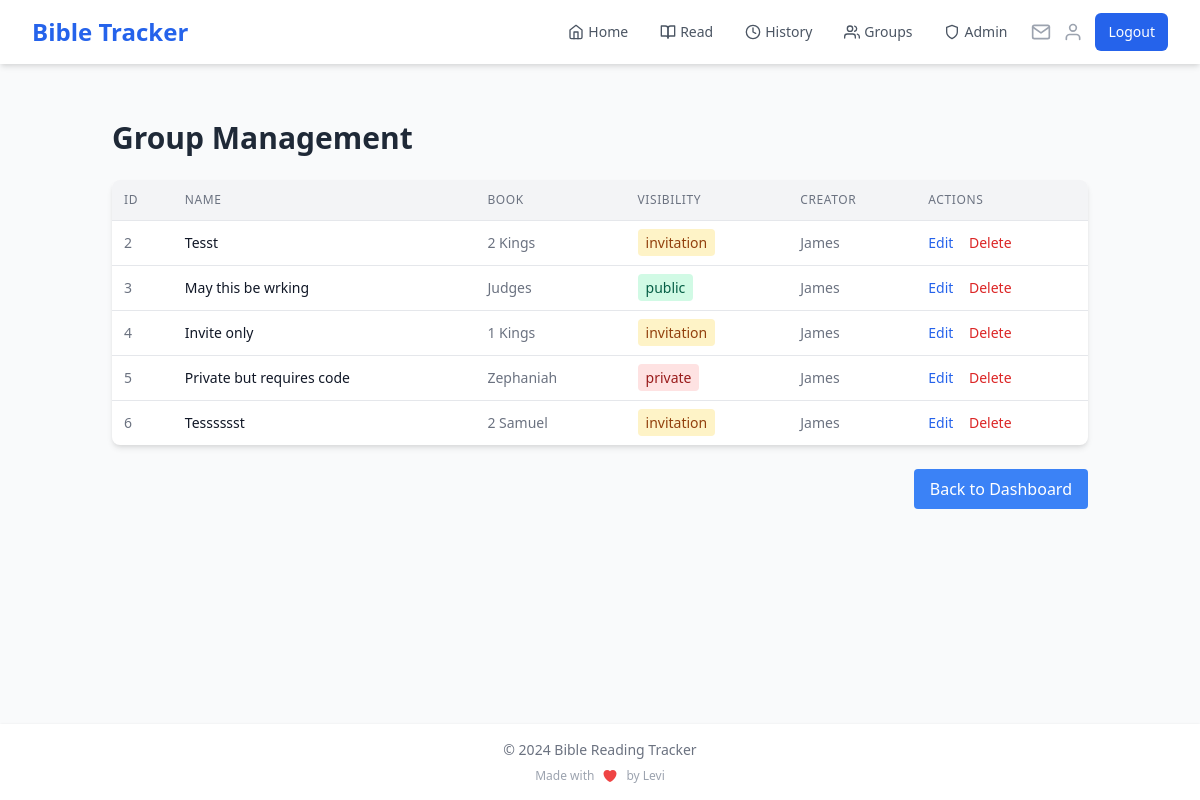
The page /admin/groups (signed in) on the database as committed earlier.
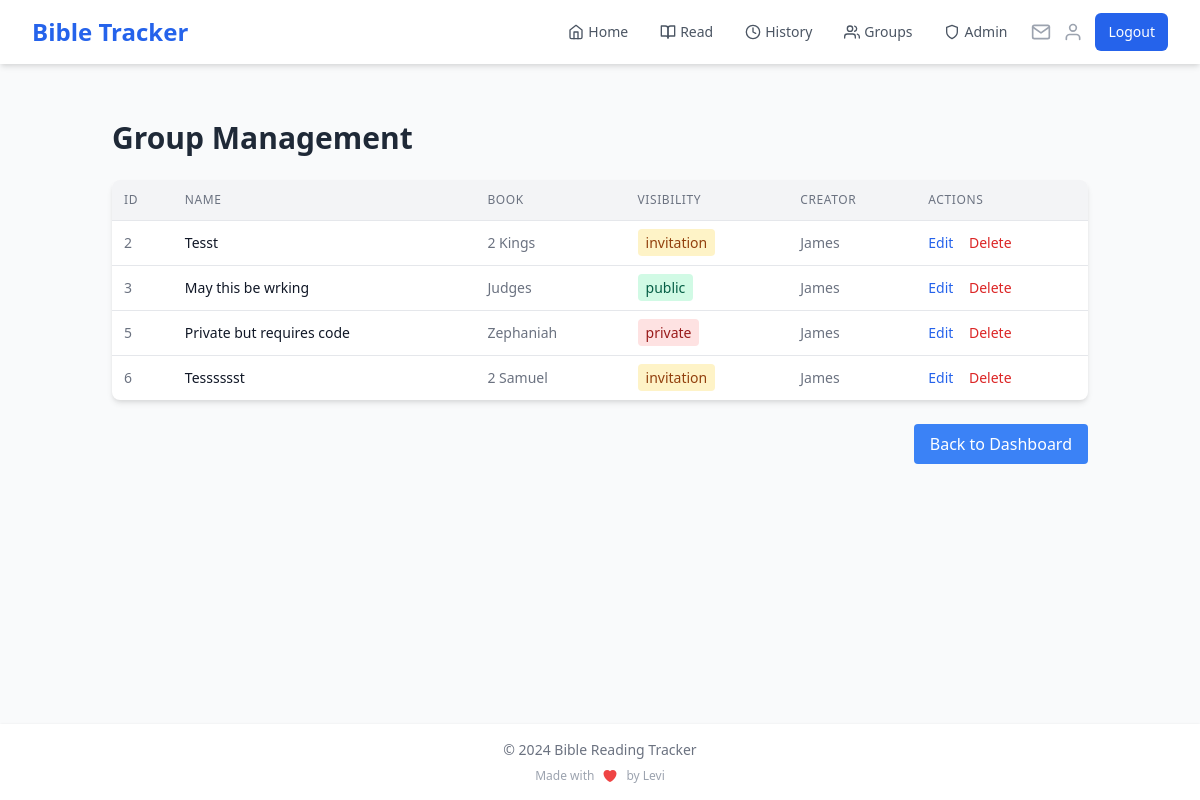
The same page on the database as committed later.
### app.py (models this page shows)
class ReadingGroup(db.Model):
    id = db.Column(db.Integer, primary_key=True)
    name = db.Column(db.String(100), nullable=False)
    description = db.Column(db.Text)
    created_at = db.Column(db.DateTime, default=datetime.utcnow)
    book = db.Column(db.String(50), nullable=False)
    current_chapter = db.Column(db.Integer, default=1)
    target_completion_date = db.Column(db.DateTime)
    creator_id = db.Column(db.Integer, db.ForeignKey('user.id'), nullable=False)
    visibility = db.Column(db.String(20), default='public')
    access_code = db.Column(db.String(20))
    members = db.relationship('GroupMember', backref='reading_group', lazy='joined')
    readings = db.relationship('GroupReading', backref='reading_group', lazy='dynamic')
    invitations = db.relationship('GroupInvitation', backref='reading_group', lazy='dynamic')

class User(UserMixin, db.Model):
    id = db.Column(db.Integer, primary_key=True)
    name = db.Column(db.String(100), nullable=False)
    email = db.Column(db.String(120), unique=True, nullable=False, index=True)
    password_hash = db.Column(db.String(200), nullable=False)
    streak = db.Column(db.Integer, default=0)
    last_read_date = db.Column(db.DateTime, index=True)
    readings = db.relationship('Reading', backref='user', lazy='dynamic')
    preferred_version = db.Column(db.String(10), default='KJV')
    created_groups = db.relationship('ReadingGroup', backref='creator', lazy='dynamic')
    group_memberships = db.relationship('GroupMember', backref='user', lazy='dynamic')

### app.py (the view)
@app.route('/admin/groups')
@login_required
@admin_required
def admin_groups():
    page = request.args.get('page', 1, type=int)
    per_page = 20
    groups = ReadingGroup.query.paginate(page=page, per_page=per_page, error_out=False)
    return render_template('admin/groups.html', groups=groups)

### app.py (called while the page is built)
@login_manager.user_loader
def load_user(user_id):
    if 'user_id' in session:
        return User.query.get(int(session['user_id']))
    return None

@app.context_processor
def inject_user_name():
    if current_user.is_authenticated:
        return dict(user_name=current_user.name)
    return dict(user_name='Guest')

@app.context_processor
def inject_invitation_count():
    if current_user.is_authenticated:
        invitation_count = GroupInvitation.query.filter(
            GroupInvitation.email == current_user.email,
            GroupInvitation.used == False,
            GroupInvitation.expires_at > datetime.utcnow()
        ).count()
        return dict(invitation_count=invitation_count)
    return dict(invitation_count=0)

def admin_required(f):
    @wraps(f)
    def decorated_function(*args, **kwargs):
        if not current_user.is_authenticated or current_user.email.lower() != 'mukuhalevi@gmail.com'.lower():
            flash('You do not have permission to access the admin panel.')
            return redirect(url_for('home'))
        return f(*args, **kwargs)
    return decorated_function

### templates/admin/groups.html (shortened to what this page needs)
{% extends "base.html" %}
{% block content %}
<div class="container mx-auto p-6">
    <h1 class="text-3xl font-bold mb-6 text-gray-800">Group Management</h1>
    <div class="bg-white shadow-md rounded-lg overflow-hidden">
        <table class="w-full">
            <thead class="bg-gray-100 border-b">
                <tr>
                    <th class="p-3 text-left text-xs font-medium text-gray-500 uppercase tracking-wider">ID</th>
                    <th class="p-3 text-left text-xs font-medium text-gray-500 uppercase tracking-wider">Name</th>
                    <th class="p-3 text-left text-xs font-medium text-gray-500 uppercase tracking-wider">Book</th>
                    <th class="p-3 text-left text-xs font-medium text-gray-500 uppercase tracking-wider">Visibility</th>
                    <th class="p-3 text-left text-xs font-medium text-gray-500 uppercase tracking-wider">Creator</th>
                    <th class="p-3 text-left text-xs font-medium text-gray-500 uppercase tracking-wider">Actions</th>
                </tr>
            </thead>
            <tbody class="divide-y divide-gray-200">
                {% for group in groups.items %}
                <tr class="hover:bg-gray-50">
                    <td class="p-3 whitespace-nowrap text-sm text-gray-500">{{ group.id }}</td>
                    <td class="p-3 whitespace-nowrap text-sm font-medium text-gray-900">{{ group.name }}</td>
                    <td class="p-3 whitespace-nowrap text-sm text-gray-500">{{ group.book }}</td>
                    <td class="p-3 whitespace-nowrap text-sm text-gray-500">
                        <span class="px-2 py-1 rounded
                            {% if group.visibility == 'public' %}bg-green-100 text-green-800
                            {% elif group.visibility == 'private' %}bg-red-100 text-red-800
                            {% else %}bg-yellow-100 text-yellow-800{% endif %}
                        ">
                            {{ group.visibility }}
                        </span>
                    </td>
                    <td class="p-3 whitespace-nowrap text-sm text-gray-500">{{ group.creator.name }}</td>
                    <td class="p-3 whitespace-nowrap text-sm font-medium">
                        <a href="{{ url_for('admin_edit_group', group_id=group.id) }}" class="text-blue-600 hover:text-blue-900 mr-3">Edit</a>
                        <form method="POST" action="{{ url_for('admin_delete_group', group_id=group.id) }}" class="inline">
                            <button type="submit" class="text-red-600 hover:text-red-900" onclick="return confirm('Are you sure?')">Delete</button>
                        </form>
                    </td>
                </tr>
                {% endfor %}
            </tbody>
        </table>
    </div>
    <div class="mt-6 flex items-center justify-between">
        <a href="{{ url_for('admin_dashboard') }}" class="px-4 py-2 bg-blue-500 text-white rounded hover:bg-blue-600">
            Back to Dashboard
        </a>
    </div>
</div>
{% endblock %}

Rows that differ between the two databases and show on the page:
removed ReadingGroup: id "4", name "Invite only", book "1 Kings", visibility "invitation", creator.name "James"
